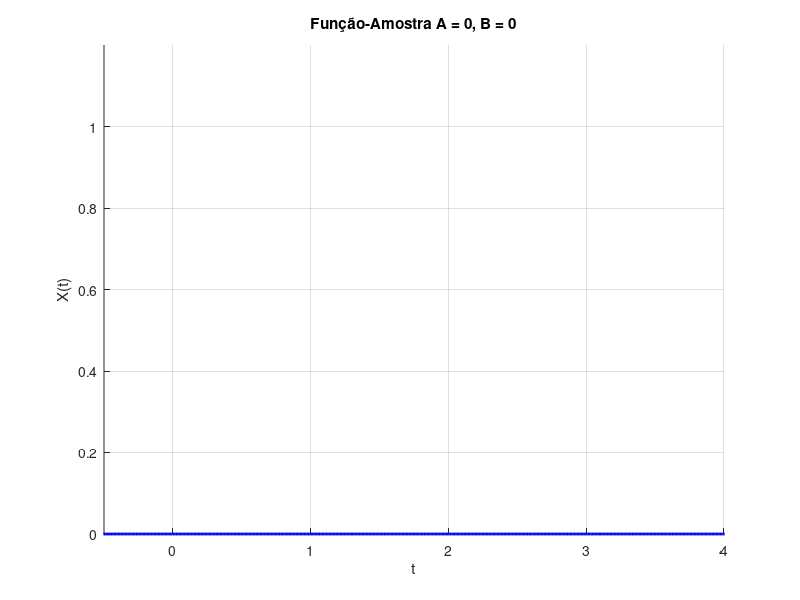
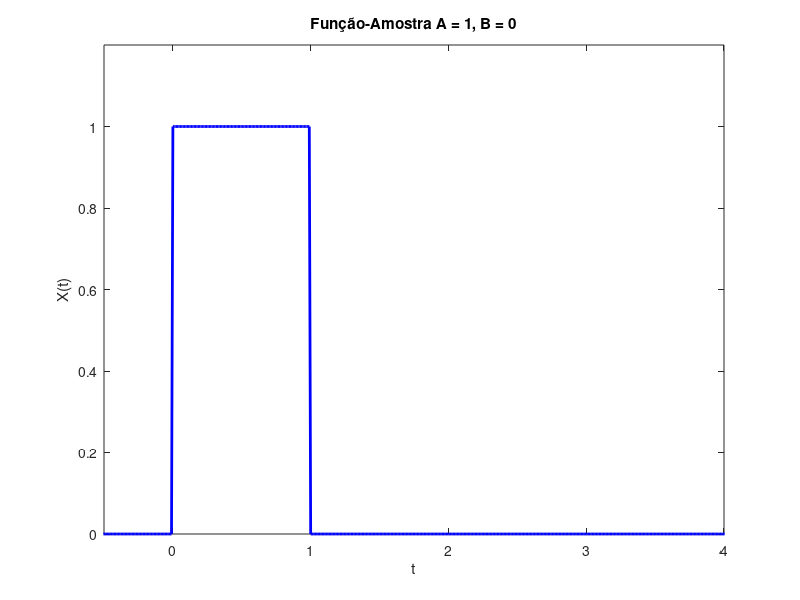
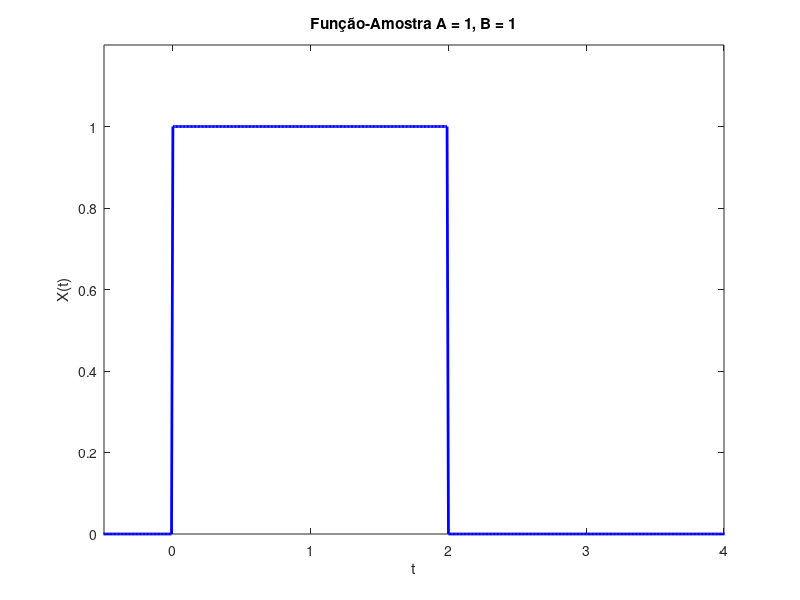
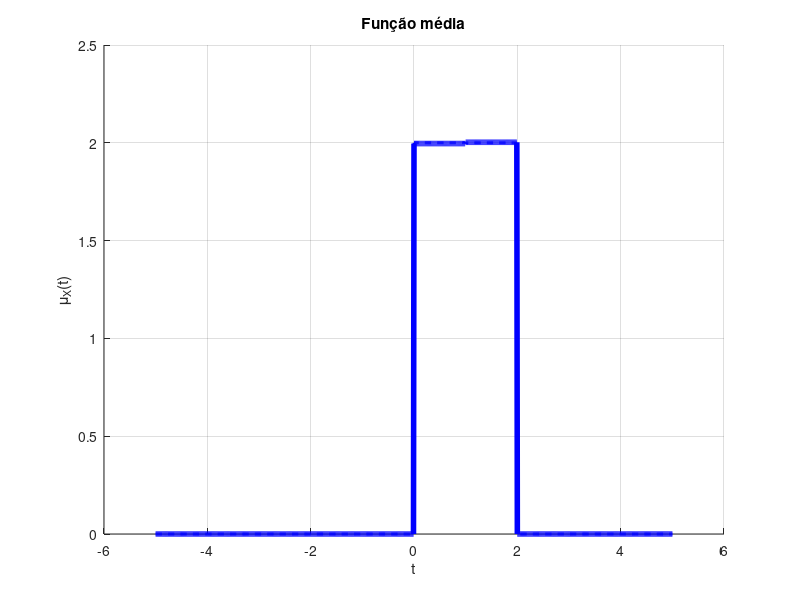

Here is the MATLAB script that generated these plots, in order: (Note: this script raises an error after producing the figures.)
%*8.* Considere o processo estocástico
%$X(t) = A "rect"(t-2) + B"rect"(t-3/2)$ onde A e B são variáveis aleatórias independentes, ambas uniformemente distribuídas sobre o intervalo real [0,4].
%(a) Determine e esboce três possíveis realizações (funções-amostra) do processo, à sua escolha.
%(b) Determine e esboce a função média de $X(t)$.
%(c) Determine a função autocovariância de $X(t)$.

close all; clear all; clc;

N = 10000;  % Número de experimentos probabilísticos
dt = 0.01;  % Passo do tempo
t = -5: dt :5;
t1 = t;
t2 = t;
Nt = length(t);


%(a) Determine e esboce três possíveis realizações (funções-amostra) do processo, à sua escolha.
% A = 0 e B = 0
A0 = 0;
B0 = 0;
A0B0 = A0 * (0 <= t & t < 1) + ...
       B0 * (1 <= t & t < 2);

figure; grid on; hold on;
plot(t, A0B0, 'b', 'LineWidth', 2);
title('Função-Amostra A = 0, B = 0');
xlabel('t'); ylabel('X(t)');
ylim([0 1.2]);
xlim([-0.5 4]);

% A = 1 e B = 0

A1 = 1;

A1B0 = A1 * (0 <= t & t < 1) + ...
       B0 * (1 <= t & t < 2);
figure;
plot(t, A1B0, 'b', 'LineWidth', 2);
title('Função-Amostra A = 1, B = 0');
xlabel('t'); ylabel('X(t)');
ylim([0 1.2]);
xlim([-0.5 4]);


% A = 1 e B = 1

B1 = 1;

A1B1 = A1 * (0 <= t & t < 1) + ...
       B1 * (1 <= t & t < 2);
figure;
plot(t, A1B1, 'b', 'LineWidth', 2);
title('Função-Amostra A = 1, B = 1');
xlabel('t'); ylabel('X(t)');
ylim([0 1.2]);
xlim([-0.5 4]);

%(b) Determine e esboce a função média de $X(t)$.
X = zeros(N, Nt);
for i = 1 : N
  A = rand() * 4;
  B = rand() * 4;
  
  X(i, :) = A * (0 <= t & t < 1) + ...
            B * (1 <= t & t < 2);
end

muX_sim = mean(X);
muX_teo = 2 * (0 <= t & t < 2);

figure; grid on; hold on;
plot(t, muX_sim, 'b', 'LineWidth', 4);
plot(t, muX_teo, 'b--', 'LineWidth', 2);
title('Função média'); xlabel('t'); ylabel('\mu_X(t)');


% c) Função autocovariância

CX_sim = cov(X, X);
[T1, T2] = meshgrid(t1, t2);
CX_teo = 16/3 .* ((0 <= T1 & T1 < 1) .* (0 <= T2 & T2 < 1)  + ...
                  (1 <= T1 & T1 < 2) .* (1 <= T2 & T2 < 2)) + ...
         4    .* ((0 <= T1 & T1 < 1) .* (1 <= T2 & T2 < 2)  + ...
                  (1 <= T1 & T1 < 2) .* (0 <= T2 & T2 < 1)) - ...
         4    .*  (0 <= T1 & T1 < 2) .* (0 <= T2 & T2 < 2);

figure;
subplot(1, 2, 1); grid on; hold on; view(30, 45);
surf(t1, t2, CX_sim);
shading flat;
title('Função autocovariância (simulada)'); xlabel('t_1'); ylabel('t_2'); zlabel('C_X(t_1, t_2)');

subplot(1, 2, 2); grid on; hold on; view(30, 45);
surf(t1, t2, CX_teo);
shading flat;
title('Função autocovariância (teórica)'); xlabel('t_1'); ylabel('t_2'); zlabel('C_X(t_1, t_2)');
